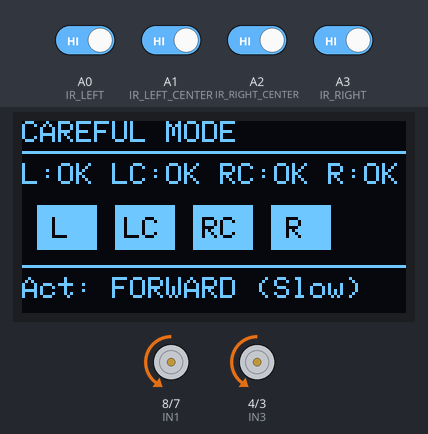
This sketch was run on a simulated Arduino Uno, built with avr-gcc and run on an emulated ATmega328P. Parts: 128×64 one-colour display, motor-driver pin pairs drawn as motors (green arrow = first pin HIGH = forward, orange = second pin HIGH = backward, longer = more drive, scaled by the enable pin). The inputs (shaded band) are chosen by the test bench; at power-on: A0 (IR_LEFT), A1 (IR_LEFT_CENTER), A2 (IR_RIGHT_CENTER), A3 (IR_RIGHT) HIGH. What the sketch prints to the serial monitor is not drawn.

Above: at 5.8 s.
5.9 s: A0 (IR_LEFT) driven LOW
At 7.51 s:
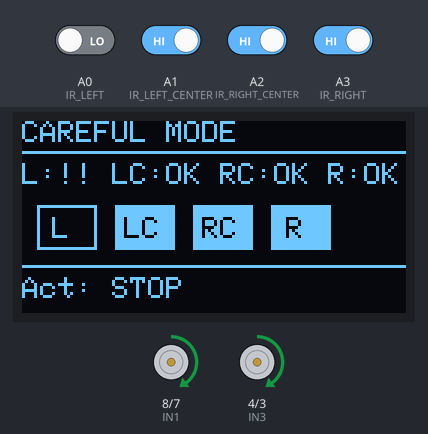
7.9 s: A2 (IR_RIGHT_CENTER) driven LOW
At 10.7 s:
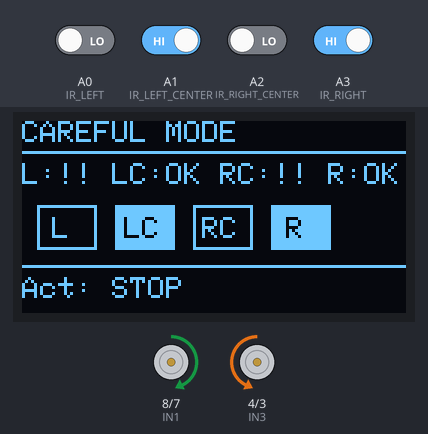
10.9 s: A1 (IR_LEFT_CENTER) driven LOW
At 13.7 s:
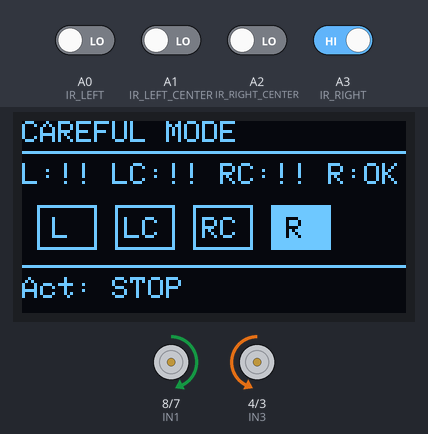
13.9 s: A3 (IR_RIGHT) driven LOW
At 15.5 s:
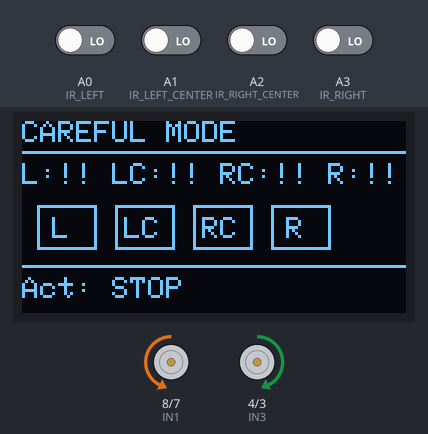
16.9 s: A0 (IR_LEFT) driven HIGH
At 18.8 s:
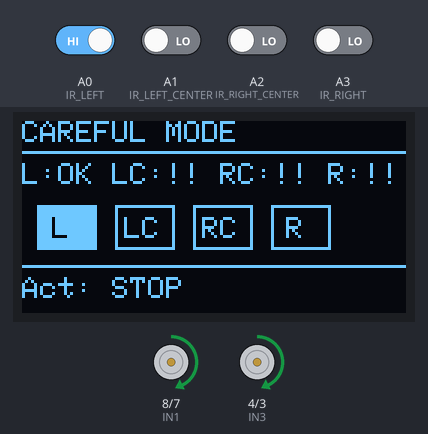
19.9 s: A1 (IR_LEFT_CENTER) driven HIGH
At 22.4 s:
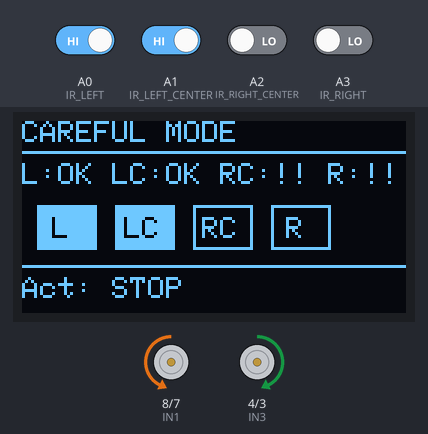
Timing chart, 0 to 23.9 s (numbered marks = the images above; inputs shaded):
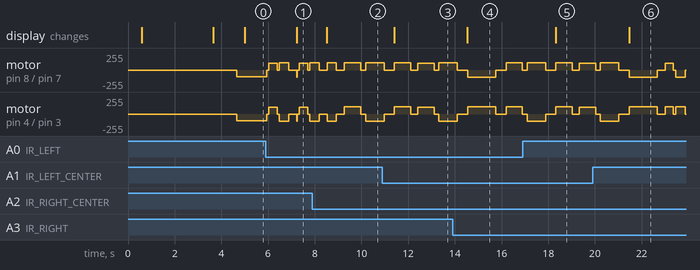

Measured:
- after the input at 7.9 s, the display: changes after 0.62 s (image 2)
- after the input at 10.9 s, the display: changes after 0.51 s (image 3)
- after the input at 13.9 s, the display: changes after 0.64 s (image 4)
- after the input at 16.9 s, the display: changes after 1.4 s (image 5)
- after the input at 19.9 s, the display: changes after 1.6 s (image 6)

The sketch:

05_Car_1_Infrared_ObstacleAvoidance.ino
```cpp
// ============================================
// IR OBSTACLE AVOIDANCE - SLOW & CAREFUL MODE
// Prioritizes obstacle detection over speed
// ============================================

#include <Wire.h>
#include <Adafruit_GFX.h>
#include <Adafruit_SSD1306.h>

// ============================================
// OLED CONFIGURATION
// ============================================
#define SCREEN_WIDTH 128
#define SCREEN_HEIGHT 64
#define OLED_RESET -1
#define SCREEN_ADDRESS 0x3C

Adafruit_SSD1306 display(SCREEN_WIDTH, SCREEN_HEIGHT, &Wire, OLED_RESET);

// ============================================
// MOTOR PINS
// ============================================
#define IN1 8
#define IN2 7
#define ENA 6
#define IN3 4
#define IN4 3
#define ENB 5

// ============================================
// IR SENSOR PINS
// ============================================
#define IR_LEFT         A0
#define IR_LEFT_CENTER  A1
#define IR_RIGHT_CENTER A2
#define IR_RIGHT        A3

// ============================================
// SENSOR LOGIC
// ============================================
int OBSTACLE = 0;
int CLEAR = 1;

// ============================================
// 🐢 SLOW & CAREFUL SETTINGS
// ============================================
#define MOTOR_SPEED 100           // Slow, controlled speed
#define TURN_SPEED 110            // Precise turning
#define SHARP_TURN_DELAY 400      // Complete 90° turns
#define SLIGHT_TURN_DELAY 200     // Careful adjustments
#define BACKUP_DELAY 350          // Safe backup distance
#define SCAN_DELAY 15             // Stable scanning
#define VERIFICATION_DELAY 200    // Check after every turn

// Display & Serial throttling
#define DISPLAY_UPDATE_INTERVAL 300
#define SERIAL_UPDATE_INTERVAL 500

// Obstacle detection - IMMEDIATE RESPONSE
#define CONFIDENCE_THRESHOLD 1    // React on first detection
#define STUCK_TIMEOUT 3000        // Patient 3-second timeout

// ============================================
// GLOBAL VARIABLES
// ============================================
int sensorLeft = 0;
int sensorLeftCenter = 0;
int sensorRightCenter = 0;
int sensorRight = 0;

int prevLeft = 0;
int prevLC = 0;
int prevRC = 0;
int prevRight = 0;

String currentAction = "Initializing...";
unsigned long loopCounter = 0;

unsigned long lastDisplayUpdate = 0;
unsigned long lastSerialUpdate = 0;
unsigned long lastMovementTime = 0;

int obstacleConfidence = 0;

// ============================================
// AUTO-CALIBRATION
// ============================================

void autoCalibrateSensors() {
  Serial.println(F("\n╔════════════════════════════════════════╗"));
  Serial.println(F("║   SLOW & CAREFUL MODE - CALIBRATION    ║"));
  Serial.println(F("╚════════════════════════════════════════╝"));
  Serial.println();

  Serial.println(F("→ Place robot in OPEN SPACE"));
  Serial.println(F("→ Calibrating in 2 seconds..."));

  delay(2000);

  int openLeft = digitalRead(IR_LEFT);
  int openLC = digitalRead(IR_LEFT_CENTER);
  int openRC = digitalRead(IR_RIGHT_CENTER);
  int openRight = digitalRead(IR_RIGHT);

  int clearCount = openLeft + openLC + openRC + openRight;

  if (clearCount >= 2) {
    CLEAR = 1;
    OBSTACLE = 0;
    Serial.println(F("✅ ACTIVE LOW (CLEAR=1, OBSTACLE=0)"));
  } else {
    CLEAR = 0;
    OBSTACLE = 1;
    Serial.println(F("✅ ACTIVE HIGH (CLEAR=0, OBSTACLE=1)"));
  }

  Serial.println(F("✅ Calibration Complete!"));
  Serial.println(F("🐢 SLOW & CAREFUL MODE ACTIVATED"));
  Serial.println();
  delay(1000);
}

// ============================================
// OLED DISPLAY UPDATE
// ============================================

void updateDisplayFast() {
  unsigned long currentTime = millis();

  if (currentTime - lastDisplayUpdate < DISPLAY_UPDATE_INTERVAL) {
    return;
  }

  lastDisplayUpdate = currentTime;

  display.clearDisplay();

  display.setTextSize(1);
  display.setTextColor(SSD1306_WHITE);
  display.setCursor(0, 0);
  display.println(F("CAREFUL MODE"));
  display.drawLine(0, 10, 128, 10, SSD1306_WHITE);

  // Sensor status
  display.setCursor(0, 14);
  display.print(F("L:"));
  display.print(sensorLeft == CLEAR ? "OK" : "!!");
  display.print(F(" LC:"));
  display.print(sensorLeftCenter == CLEAR ? "OK" : "!!");
  display.print(F(" RC:"));
  display.print(sensorRightCenter == CLEAR ? "OK" : "!!");
  display.print(F(" R:"));
  display.print(sensorRight == CLEAR ? "OK" : "!!");

  // Visual bars
  int y = 28;
  int barWidth = 20;
  int spacing = 26;

  // Left
  if (sensorLeft == CLEAR) {
    display.fillRect(5, y, barWidth, 15, SSD1306_WHITE);
  } else {
    display.drawRect(5, y, barWidth, 15, SSD1306_WHITE);
  }
  display.setCursor(10, y+4);
  display.setTextColor(sensorLeft == CLEAR ? SSD1306_BLACK : SSD1306_WHITE);
  display.print("L");
  display.setTextColor(SSD1306_WHITE);

  // LC
  if (sensorLeftCenter == CLEAR) {
    display.fillRect(5 + spacing, y, barWidth, 15, SSD1306_WHITE);
  } else {
    display.drawRect(5 + spacing, y, barWidth, 15, SSD1306_WHITE);
  }
  display.setCursor(8 + spacing, y+4);
  display.setTextColor(sensorLeftCenter == CLEAR ? SSD1306_BLACK : SSD1306_WHITE);
  display.print("LC");
  display.setTextColor(SSD1306_WHITE);

  // RC
  if (sensorRightCenter == CLEAR) {
    display.fillRect(5 + spacing*2, y, barWidth, 15, SSD1306_WHITE);
  } else {
    display.drawRect(5 + spacing*2, y, barWidth, 15, SSD1306_WHITE);
  }
  display.setCursor(8 + spacing*2, y+4);
  display.setTextColor(sensorRightCenter == CLEAR ? SSD1306_BLACK : SSD1306_WHITE);
  display.print("RC");
  display.setTextColor(SSD1306_WHITE);

  // Right
  if (sensorRight == CLEAR) {
    display.fillRect(5 + spacing*3, y, barWidth, 15, SSD1306_WHITE);
  } else {
    display.drawRect(5 + spacing*3, y, barWidth, 15, SSD1306_WHITE);
  }
  display.setCursor(10 + spacing*3, y+4);
  display.setTextColor(sensorRight == CLEAR ? SSD1306_BLACK : SSD1306_WHITE);
  display.print("R");
  display.setTextColor(SSD1306_WHITE);

  // Action
  display.drawLine(0, 48, 128, 48, SSD1306_WHITE);
  display.setCursor(0, 52);
  display.print(F("Act: "));
  display.println(currentAction);

  display.display();
}

// ============================================
// SERIAL STATUS PRINT
// ============================================

void printStatusFast() {
  unsigned long currentTime = millis();

  if (currentTime - lastSerialUpdate < SERIAL_UPDATE_INTERVAL) {
    return;
  }

  lastSerialUpdate = currentTime;

  Serial.print(F("Loop:"));
  Serial.print(loopCounter);
  Serial.print(F(" | L:"));
  Serial.print(sensorLeft == CLEAR ? "✓" : "✗");
  Serial.print(F(" LC:"));
  Serial.print(sensorLeftCenter == CLEAR ? "✓" : "✗");
  Serial.print(F(" RC:"));
  Serial.print(sensorRightCenter == CLEAR ? "✓" : "✗");
  Serial.print(F(" R:"));
  Serial.print(sensorRight == CLEAR ? "✓" : "✗");
  Serial.print(F(" | Action: "));
  Serial.println(currentAction);
}

// ============================================
// SENSOR READING
// ============================================

inline void readSensorsFast() {
  prevLeft = sensorLeft;
  prevLC = sensorLeftCenter;
  prevRC = sensorRightCenter;
  prevRight = sensorRight;

  sensorLeft = digitalRead(IR_LEFT);
  sensorLeftCenter = digitalRead(IR_LEFT_CENTER);
  sensorRightCenter = digitalRead(IR_RIGHT_CENTER);
  sensorRight = digitalRead(IR_RIGHT);
}

// ============================================
// PATH ANALYSIS
// ============================================

inline bool isCenterClear() {
  return (sensorLeftCenter == CLEAR && sensorRightCenter == CLEAR);
}

inline bool isAllClear() {
  return (sensorLeft == CLEAR && sensorLeftCenter == CLEAR &&
          sensorRightCenter == CLEAR && sensorRight == CLEAR);
}

inline bool isCenterBlocked() {
  return (sensorLeftCenter == OBSTACLE && sensorRightCenter == OBSTACLE);
}

inline bool isLeftSideBlocked() {
  return (sensorLeft == OBSTACLE || sensorLeftCenter == OBSTACLE);
}

inline bool isRightSideBlocked() {
  return (sensorRight == OBSTACLE || sensorRightCenter == OBSTACLE);
}

// ============================================
// MOTOR CONTROL
// ============================================

void setMotors(int in1, int in2, int in3, int in4, int speed) {
  digitalWrite(IN1, in1);
  digitalWrite(IN2, in2);
  digitalWrite(IN3, in3);
  digitalWrite(IN4, in4);
  analogWrite(ENA, speed);
  analogWrite(ENB, speed);
}

inline void stop() {
  setMotors(LOW, LOW, LOW, LOW, 0);
  currentAction = "STOP";
}

inline void forward(int speed) {
  setMotors(LOW, HIGH, LOW, HIGH, speed);
  currentAction = "FORWARD (Slow)";
}

inline void backward(int speed) {
  setMotors(HIGH, LOW, HIGH, LOW, speed);
  currentAction = "BACKWARD";
}

inline void turnLeft(int speed) {
  setMotors(LOW, HIGH, HIGH, LOW, speed);
  currentAction = "TURN LEFT";
}

inline void turnRight(int speed) {
  setMotors(HIGH, LOW, LOW, HIGH, speed);
  currentAction = "TURN RIGHT";
}

// ============================================
// VERIFY PATH AFTER TURN
// ============================================

bool verifyPathClear() {
  delay(VERIFICATION_DELAY);  // Wait for robot to settle
  readSensorsFast();
  updateDisplayFast();

  Serial.print(F("   → Verifying: L:"));
  Serial.print(sensorLeft == CLEAR ? "✓" : "✗");
  Serial.print(F(" LC:"));
  Serial.print(sensorLeftCenter == CLEAR ? "✓" : "✗");
  Serial.print(F(" RC:"));
  Serial.print(sensorRightCenter == CLEAR ? "✓" : "✗");
  Serial.print(F(" R:"));
  Serial.println(sensorRight == CLEAR ? "✓" : "✗");

  // Path is clear if center sensors are clear
  return isCenterClear();
}

// ============================================
// WATCHDOG - STUCK DETECTION
// ============================================

void checkIfStuck() {
  if (!isAllClear() && !isCenterClear()) {
    unsigned long currentTime = millis();

    if (currentTime - lastMovementTime > STUCK_TIMEOUT) {
      Serial.println(F("⚠️ STUCK DETECTED - CAREFUL ESCAPE!"));

      // Gentle backup
      stop();
      delay(100);

      backward(MOTOR_SPEED);
      delay(BACKUP_DELAY * 2);

      stop();
      delay(200);

      // Try turning right first
      turnRight(TURN_SPEED);
      delay(SHARP_TURN_DELAY * 2);

      stop();
      delay(200);

      // Verify escape worked
      if (!verifyPathClear()) {
        // Still blocked, try opposite direction
        Serial.println(F("   → Still blocked, trying left..."));
        turnLeft(TURN_SPEED);
        delay(SHARP_TURN_DELAY * 3);
        stop();
        delay(200);
      }

      lastMovementTime = millis();
      obstacleConfidence = 0;
    }
  } else {
    lastMovementTime = millis();
  }
}

// ============================================
// 🎯 SLOW & CAREFUL DECISION LOGIC
// ============================================

void makeDecisionCareful() {
  readSensorsFast();

  // ═══════════════════════════════════════════
  // PRIORITY 1: ALL CLEAR - Slow forward movement
  // ═══════════════════════════════════════════
  if (isAllClear()) {
    forward(MOTOR_SPEED);
    obstacleConfidence = 0;
    loopCounter++;
    return;
  }

  // ═══════════════════════════════════════════
  // PRIORITY 2: LEFT SIDE BLOCKED - Turn RIGHT and verify
  // ═══════════════════════════════════════════
  if (isLeftSideBlocked() && !isRightSideBlocked()) {
    Serial.println(F("🚨 LEFT OBSTACLE DETECTED!"));

    // Immediate stop
    stop();
    updateDisplayFast();
    delay(100);

    // Small backup for safety
    backward(MOTOR_SPEED);
    delay(BACKUP_DELAY);

    stop();
    delay(100);

    // Turn right
    Serial.println(F("   → Turning RIGHT..."));
    turnRight(TURN_SPEED);
    delay(SHARP_TURN_DELAY);

    stop();
    delay(100);

    // Verify path is clear
    Serial.println(F("   → Verifying path..."));
    if (verifyPathClear()) {
      Serial.println(F("   ✅ Path clear, continuing"));
      forward(MOTOR_SPEED);
    } else {
      Serial.println(F("   ⚠️ Still blocked, turning more..."));
      turnRight(TURN_SPEED);
      delay(SHARP_TURN_DELAY);
      stop();
      delay(100);
    }

    obstacleConfidence = 0;
    loopCounter++;
    return;
  }

  // ═══════════════════════════════════════════
  // PRIORITY 3: RIGHT SIDE BLOCKED - Turn LEFT and verify
  // ═══════════════════════════════════════════
  if (isRightSideBlocked() && !isLeftSideBlocked()) {
    Serial.println(F("🚨 RIGHT OBSTACLE DETECTED!"));

    // Immediate stop
    stop();
    updateDisplayFast();
    delay(100);

    // Small backup for safety
    backward(MOTOR_SPEED);
    delay(BACKUP_DELAY);

    stop();
    delay(100);

    // Turn left
    Serial.println(F("   → Turning LEFT..."));
    turnLeft(TURN_SPEED);
    delay(SHARP_TURN_DELAY);

    stop();
    delay(100);

    // Verify path is clear
    Serial.println(F("   → Verifying path..."));
    if (verifyPathClear()) {
      Serial.println(F("   ✅ Path clear, continuing"));
      forward(MOTOR_SPEED);
    } else {
      Serial.println(F("   ⚠️ Still blocked, turning more..."));
      turnLeft(TURN_SPEED);
      delay(SHARP_TURN_DELAY);
      stop();
      delay(100);
    }

    obstacleConfidence = 0;
    loopCounter++;
    return;
  }

  // ═══════════════════════════════════════════
  // PRIORITY 4: BOTH SIDES BLOCKED - Careful 180° turn
  // ═══════════════════════════════════════════
  if (isLeftSideBlocked() && isRightSideBlocked()) {
    Serial.println(F("🚨 BOTH SIDES BLOCKED!"));

    // Stop immediately
    stop();
    updateDisplayFast();
    delay(200);

    // Longer backup
    Serial.println(F("   → Backing up..."));
    backward(MOTOR_SPEED);
    delay(BACKUP_DELAY * 2);

    stop();
    delay(200);

    // 180° turn (always right)
    Serial.println(F("   → Performing 180° turn..."));
    turnRight(TURN_SPEED);
    delay(SHARP_TURN_DELAY * 2);

    stop();
    delay(200);

    // Verify
    Serial.println(F("   → Verifying path..."));
    if (verifyPathClear()) {
      Serial.println(F("   ✅ Escaped successfully"));
    } else {
      Serial.println(F("   ⚠️ Still blocked, backing more..."));
      backward(MOTOR_SPEED);
      delay(BACKUP_DELAY * 2);
      stop();
      delay(200);
    }

    obstacleConfidence = 0;
    loopCounter++;
    return;
  }

  // ═══════════════════════════════════════════
  // PRIORITY 5: CENTER CLEAR - Slow forward
  // ═══════════════════════════════════════════
  if (isCenterClear()) {
    forward(MOTOR_SPEED);
    obstacleConfidence = 0;
    loopCounter++;
    return;
  }

  // ═══════════════════════════════════════════
  // DEFAULT: Stop and reassess
  // ═══════════════════════════════════════════
  stop();
  delay(100);
  loopCounter++;
}

// ============================================
// SETUP
// ============================================

void setup() {
  Serial.begin(115200);
  delay(500);

  Serial.println(F("\n╔════════════════════════════════════════╗"));
  Serial.println(F("║   IR OBSTACLE AVOIDANCE                ║"));
  Serial.println(F("║   🐢 SLOW & CAREFUL MODE               ║"));
  Serial.println(F("╚════════════════════════════════════════╝"));
  Serial.println();
  Serial.println(F("Features:"));
  Serial.println(F("  • Slow speed (100 PWM)"));
  Serial.println(F("  • Immediate obstacle response"));
  Serial.println(F("  • Verify after every turn"));
  Serial.println(F("  • Speed bump friendly"));
  Serial.println();

  pinMode(IN1, OUTPUT);
  pinMode(IN2, OUTPUT);
  pinMode(ENA, OUTPUT);
  pinMode(IN3, OUTPUT);
  pinMode(IN4, OUTPUT);
  pinMode(ENB, OUTPUT);

  pinMode(IR_LEFT, INPUT);
  pinMode(IR_LEFT_CENTER, INPUT);
  pinMode(IR_RIGHT_CENTER, INPUT);
  pinMode(IR_RIGHT, INPUT);

  if(!display.begin(SSD1306_SWITCHCAPVCC, SCREEN_ADDRESS)) {
    Serial.println(F("❌ OLED initialization failed"));
  } else {
    Serial.println(F("✅ OLED initialized"));

    display.clearDisplay();
    display.setTextSize(1);
    display.setCursor(15, 20);
    display.println(F("CAREFUL MODE"));
    display.setCursor(20, 35);
    display.println(F("Calibrating..."));
    display.display();
  }

  autoCalibrateSensors();

  currentAction = "READY";
  updateDisplayFast();
  delay(1000);

  Serial.println(F("✅ System Ready - SLOW & CAREFUL MODE!"));
  Serial.println(F("━━━━━━━━━━━━━━━━━━━━━━━━━━━━━━━━━━━━━━━━"));
  Serial.println();

  loopCounter = 0;
  lastDisplayUpdate = millis();
  lastSerialUpdate = millis();
  lastMovementTime = millis();
}

// ============================================
// MAIN LOOP
// ============================================

void loop() {
  makeDecisionCareful();
  checkIfStuck();
  updateDisplayFast();
  printStatusFast();
  delay(SCAN_DELAY);
}
```
